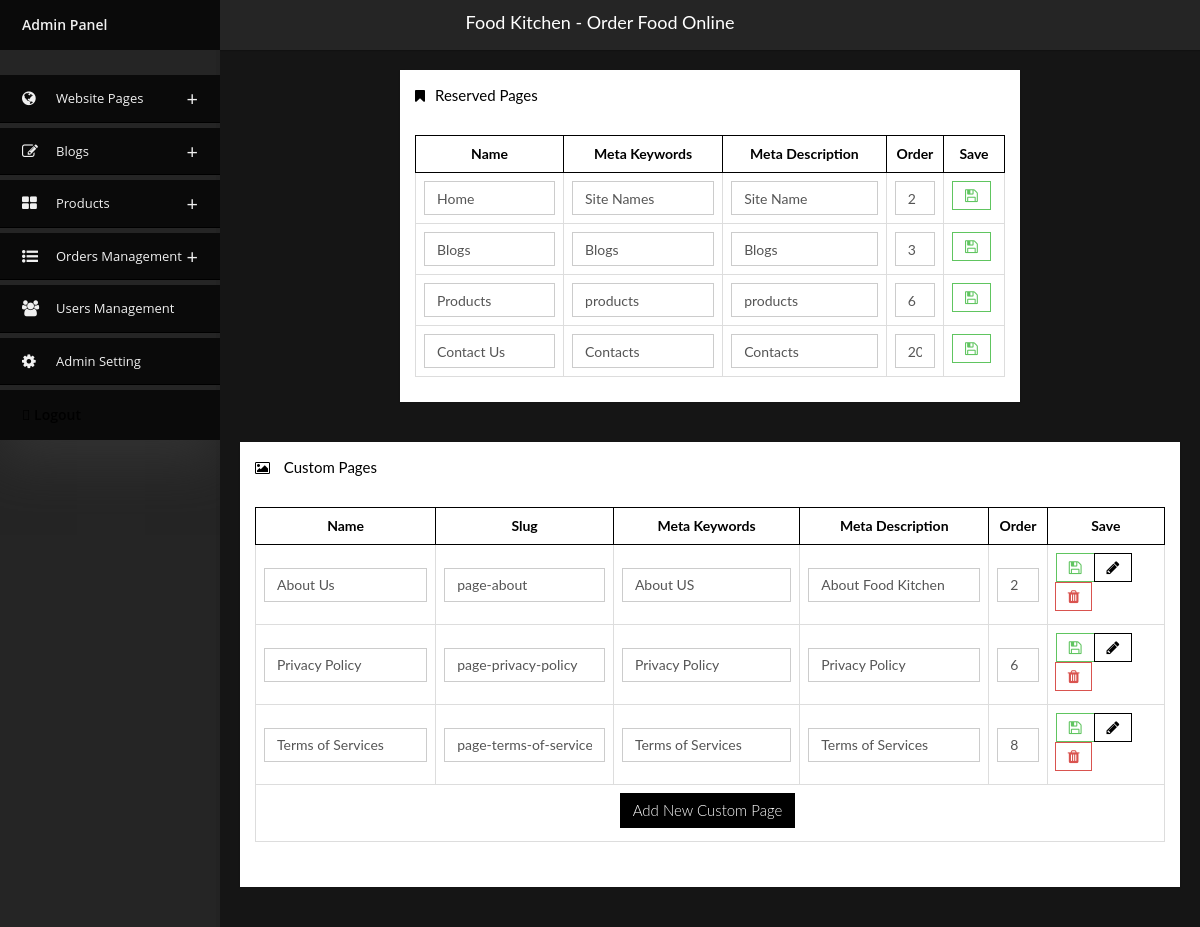
Screenshot of /admin757/custom.php (signed in) with the database file from the repository.
### tables this page shows
CREATE TABLE IF NOT EXISTS `contact` (
  `id` int(11) NOT NULL AUTO_INCREMENT,
  `sitename` text,
  `logo` text,
  `phone` text,
  `email` text,
  `address` text,
  `gmaps` text,
  `cover` text,
  `post` text,
  `fpost` text,
  `facebook` text,
  `twitter` text,
  `insta` text,
  `youtube` text,
  PRIMARY KEY (`id`)
);

CREATE TABLE IF NOT EXISTS `pages` (
  `id` int(11) NOT NULL AUTO_INCREMENT,
  `name` text NOT NULL,
  `slug` varchar(90) NOT NULL,
  `icon` text,
  `metak` text,
  `metad` text,
  `cover` text,
  `post` text,
  `res` int(11) NOT NULL DEFAULT '0',
  `ordr` int(11) NOT NULL,
  `foot` int(11) NOT NULL DEFAULT '0',
  `hide` int(11) NOT NULL DEFAULT '0',
  PRIMARY KEY (`id`),
  UNIQUE KEY `slug` (`slug`)
);

### admin757/custom.php (the view, shortened to what this page needs)
<html>
<head>
  <?php include('include/head.php') ?>
  <?php $link = $_GET['page_name'] ?>
</head>
<body onload="showtoast()"  class="page-header-fixed bg-1 sidebar-nav">
  <div class="modal-shiftfix">
    <?php include('include/header.php') ?>
 <div class="container-fluid main-content">
      <div class="row">
        <div class="col-lg-2">
        </div>
        <div class="col-lg-8">
          <div class="widget-container fluid-height clearfix">
            <div class="heading">
              <i class="fa fa-bookmark"></i>Reserved Pages
            </div>
            <div class="widget-content padded clearfix">
              <table class="table table-bordered">
                <thead>
                  <th>
                   Name
                 </th>
                 <th>
                  Meta Keywords
                </th>
                <th>
                  Meta Description
                </th>
                <th style="max-width: 60px;">
                  Order
                </th>
                <th class="hidden-xs">
                  Save
                </th>
              </thead>
              <tbody>
                <?php
                $rows =mysqli_query($con,"SELECT * FROM pages where res=1 AND hide=0  ORDER BY ordr" ) or die(mysqli_error($con));
                $n=0;
                while($row=mysqli_fetch_array($rows)){
                  $name = $row['name'];
                  $metak = $row['metak'];
                  $metad = $row['metad'];
                  $ordr = $row['ordr'];
                  $id = $row['id'];
                  ?>
                  <form method="post" action="">
                    <tr>
                      <td>
                        <input type="text" class="form-control" name="name<?php echo $n ?>" value="<?php echo $name ?>">
                      </td>
                      <td>
                        <input type="text" class="form-control" name="metak<?php echo $n ?>" value="<?php echo $metak ?>">
                      </td>
                      <td>
                        <input type="text" class="form-control" name="metad<?php echo $n ?>" value="<?php echo $metad ?>">
                      </td>
                      <td  style="max-width: 60px;">
                        <input type="text" class="form-control" name="ordr<?php echo $n ?>" value="<?php echo $ordr ?>">
                      </td>
                      <td>
                        <button type="submit" name="saveres<?php echo $n ?>" class="btn btn-success-outline" value="<?php echo $id ?>"> <i class="fa fa-save"></i></button>
                      </td>
                    </tr>
                  </form>
                  <?php $n++; } ?>
                </tbody>
              </table>
            </div>
          </div>
        </div>
      </div>
    </div>
    <div class="container-fluid main-content">
      <div class="row">
        <div class="col-lg-12">
                 <div class="widget-container fluid-height clearfix">
            <div class="heading" style="text-transform: capitalize;">
              <i class="fa fa-image"></i> Custom Pages
            </div>
            <div class="widget-content padded clearfix">
              <table class="table table-bordered">
                <thead>
                  <th>
                   Name
                 </th>
                 <th>
                   Slug
                 </th>
                 <th>
                  Meta Keywords
                </th>
                <th>
                  Meta Description
                </th>
                <th style="max-width: 60px;">
                  Order
                </th>
                <th class="hidden-xs">
                  Save
                </th>
              </thead>
              <tbody>
                <?php
                $rows =mysqli_query($con,"SELECT * FROM pages where res=0  ORDER BY ordr" ) or die(mysqli_error($con));
                $n=0;
                while($row=mysqli_fetch_array($rows)){
                  $slug = $row['slug'];
                  $name = $row['name'];
                  $metak = $row['metak'];
                  $metad = $row['metad'];
                  $ordr = $row['ordr'];
                  $id = $row['id'];
                  ?>
                  <form method="post" action="">
                    <tr>
                      <td>
                        <input type="text" class="form-control" name="name<?php echo $n ?>" value="<?php echo $name ?>">
                      </td>
                      <td>
                        <input type="text" class="form-control" name="slug<?php echo $n ?>" value="<?php echo $slug ?>">
                      </td>
                      <td>
                        <input type="text" class="form-control" name="metak<?php echo $n ?>" value="<?php echo $metak ?>">
                      </td>
                      <td>
                        <input type="text" class="form-control" name="metad<?php echo $n ?>" value="<?php echo $metad ?>">
                      </td>
                      <td  style="max-width: 60px;">
                        <input type="text" class="form-control" name="ordr<?php echo $n ?>" value="<?php echo $ordr ?>">
                      </td>
                      <td>
                        <div class="btn-group">
                          <button type="submit" name="savecus<?php echo $n ?>" class="btn btn-success-outline" value="<?php echo $id ?>"> <i class="fa fa-save"></i></button>
                          <a href="cpages-<?php echo $slug ?>" class="btn btn-primary-outline" value="<?php echo $id ?>"> <i class="fa fa-pencil"></i></a>
                          <button type="submit" name="delcus<?php echo $n ?>" class="btn btn-danger-outline" value="<?php echo $id ?>"> <i class="fa fa-trash"></i></button>
                        </div>
                      </td>
                    </tr>
                  </form>
                  <?php $n++; } ?>
                                  <tr>
                        <td colspan="7" class="text-center">
                          <button type="button" class="btn btn-primary" data-toggle="modal" data-target="#clientModal">
                            Add New Custom Page
                          </button>
                      </td>
                    </tr>
                </tbody>
              </table>
            </div>
        <br>
    </div>
  </div>
</div>
    </div>
</body>
</html>

### admin757/include/header.php (shortened to what this page needs)
<div class="navbar navbar-fixed-top">
    <div class="sitetext">
       <center><?php echo $sitename ?> </center>
    </div>
    <div class="container-fluid main-nav clearfix">
    <div class="nav-collapse">
      <ul class="nav">
        <div id="jquery-accordion-menu" class="jquery-accordion-menu black">
        <div class="jquery-accordion-menu-header" style="margin-bottom: 25px;">Admin Panel</div>
        <ul>
          <li><a href="#"><i class="fa fa-globe"></i>Website Pages </a>
          </li>
            </ul>
  <li><a href="#"><i class="fa fa-edit"></i>Blogs </a>
          </li>
          <li><a href="#"><i class="fa fa-th-large"></i>Products  </a>
          </li>
          <li style="display: "><a href="#"><i class="fa fa-list-ul"></i>Orders Management </a>
          </li>
          <li><a <?php if($link=='users') echo'class="active"'?> href="users"> <i class="fa fa-users"></i> Users Management </a></li>
          <li><a <?php if($link=='manages') echo'class="active"'?> href="manages"><i class="fa fa-cog"></i>Admin Setting </a></li>
        </ul>
        <div class="jquery-accordion-menu-footer"><a href="logout.php"> <i class="far fa-sign-out fa-flip-horizontal "></i> Logout </a> </div>
      </div>
    </div>
  </div>
</div>

### admin757/newadmin/menu.css (style rules this page uses)
* { box-sizing:border-box; -moz-box-sizing:border-box; -webkit-box-sizing:border-box; }
body { background: #f0f0f0; }
.jquery-accordion-menu,.jquery-accordion-menu { font-family:'Open Sans',sans-serif;box-sizing:border-box;-moz-box-sizing:border-box;-webkit-box-sizing:border-box;outline:0 }
.jquery-accordion-menu { min-width:260px;float:left;position:relative;box-shadow:0 20px 50px #333 }
.jquery-accordion-menu .jquery-accordion-menu-footer,.jquery-accordion-menu .jquery-accordion-menu-header { width:100%;height:50px;padding-left:22px;float:left;line-height:50px;font-weight:600;color:#f0f0f0;background:#414956 }
.jquery-accordion-menu ul { margin:0;padding:0;list-style:none }
.jquery-accordion-menu ul li { width:100%;display:block;float:left;position:relative }
.jquery-accordion-menu ul li a { width:100%;padding:14px 22px;float:left;text-decoration:none;color:#f0f0f0;font-size:13px;background:#414956;white-space:nowrap;position:relative;overflow:hidden;-o-transition:color .2s linear,background .2s linear;-moz-transition:color .2s linear,background .2s linear;-webkit-transition:color .2s linear,background .2s linear;transition:color .2s linear,background .2s linear }
.jquery-accordion-menu>ul>li>a { border-bottom:solid 1px #3b424d }
.jquery-accordion-menu ul li a i { width:34px;float:left;line-height:18px;font-size:16px;text-align:left }
.black.jquery-accordion-menu .jquery-accordion-menu-footer,.black.jquery-accordion-menu .jquery-accordion-menu-header,.black.jquery-accordion-menu ul li a { background:#292929 }
.black.jquery-accordion-menu>ul>li>a { border-bottom-color:#222 }

### admin757/custom.css (style rules this page uses)
:root { --theme-color: #000; --theme-text: #fff; --text-color: #000; --hover-color: #7d0000; }
a { color:var(--theme-color); }
.form-control { border-radius:0px; }
.btn { border-radius:0px; }
.btn { font-size: 15px; }
table { width: 100%; }
.table > thead > tr > th { border: 1px solid var(--theme-color) !important; text-align: center; }
.sitetext { padding: 10px; color: #fff; font-size: 18px; }
body.sidebar-nav .navbar .container-fluid.main-nav { background: #252525; }
body.sidebar-nav .navbar .container-fluid.main-nav { padding-top: 0px; }
.jquery-accordion-menu { min-width: 200; }
body.sidebar-nav .navbar { height: 50px !important; background: #252525; }
body.bg-1 { background: #151515; }
body.sidebar-nav .navbar .container-fluid.main-nav .nav-collapse .nav { padding-left: 0px; text-align: left; }
.black.jquery-accordion-menu .jquery-accordion-menu-footer, .black.jquery-accordion-menu .jquery-accordion-menu-header, .black.jquery-accordion-menu ul li a { background: #0a0a0a; }
.black.jquery-accordion-menu>ul>li>a { border-bottom-color: var(--theme-color); }

### rows the page displays
contact: sitename "Food Kitchen - Order Food Online"
pages: name "Home", metak "Site Names", metad "Site Name", ordr "2", $id 1 (drawn)
pages: name1 "Blogs", metak1 "Blogs", metad1 "Blogs", ordr "3", $id 2 (drawn)
pages: name "Products", metak "products", metad "products", ordr "6", $id 3 (drawn)
pages: name "Contact Us", metak "Contacts", metad "Contacts", ordr "20", $id 9 (drawn)
pages: name "About Us", slug0 "page-about", metak "About US", metad "About Food Kitchen", ordr "2", $id 28 (drawn)
pages: name1 "Privacy Policy", slug1 "page-privacy-policy", metak1 "Privacy Policy", metad1 "Privacy Policy", ordr "6", $id 31 (drawn)
pages: name "Terms of Services", slug2 "page-terms-of-services", metak "Terms of Services", metad "Terms of Services", ordr "8", $id 32 (drawn)
